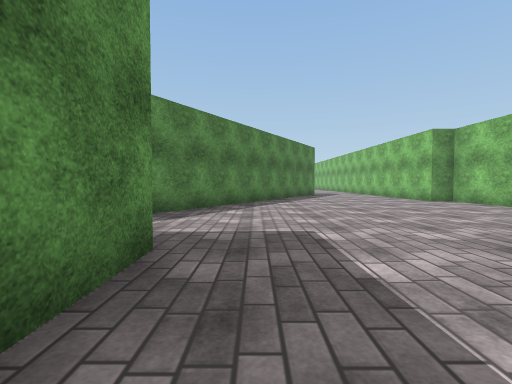
[1] (above)

17 first-person views from a walk through a 3-D level made in the Unity game engine. The camera is 1.2 m above the floor, tilts 2° down and sees 85° across. The floor is counted in squares, 2 m on a side. Each view is taken from the middle of a square. On the plan, view 1 faces up. The plan holds only what a view shows up to about 9 squares ahead; the rest is blank. The place goes on beyond the plan. The player is left out. Some animated figures are not drawn. Surface patterns are stand-ins for the level's own textures.

[2]
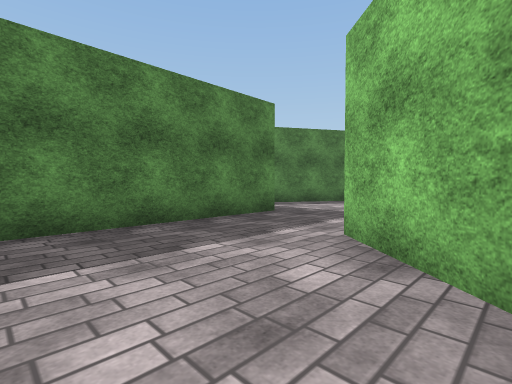

[3]
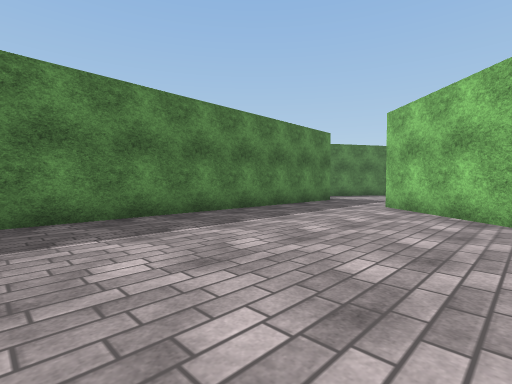

[4]
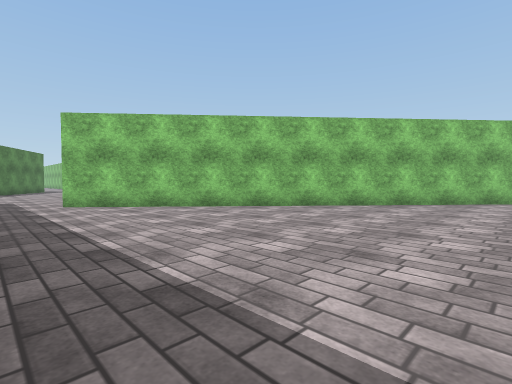

[5]
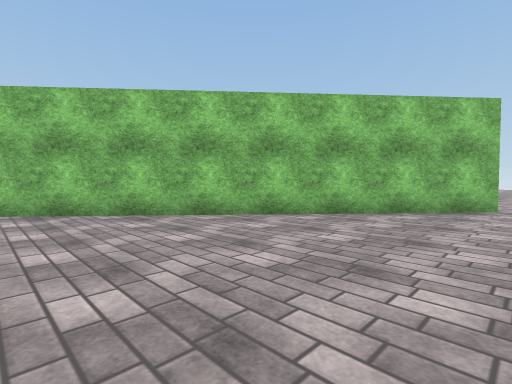

[6]
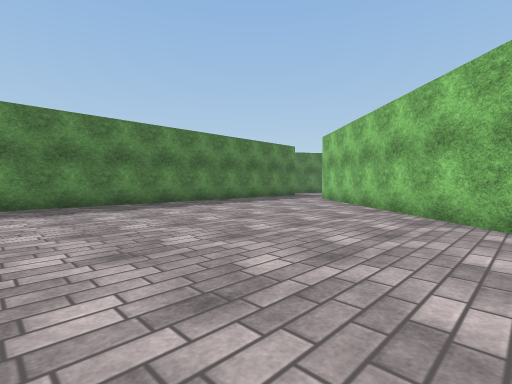

[7]
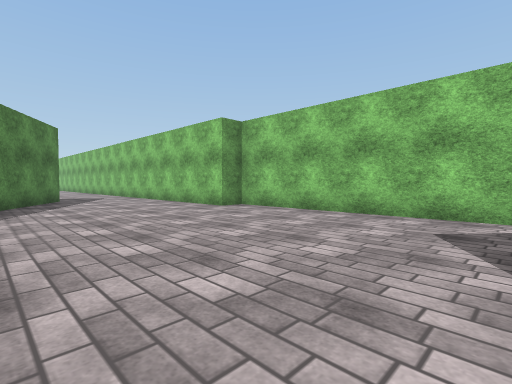

[8]
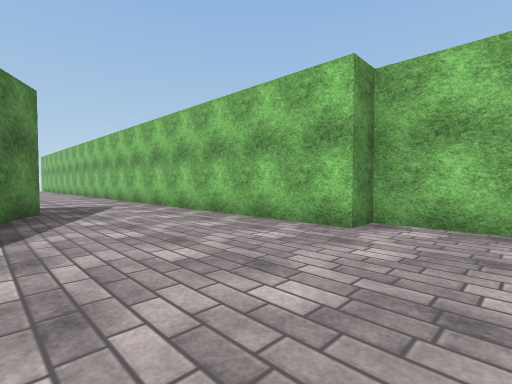

[9]
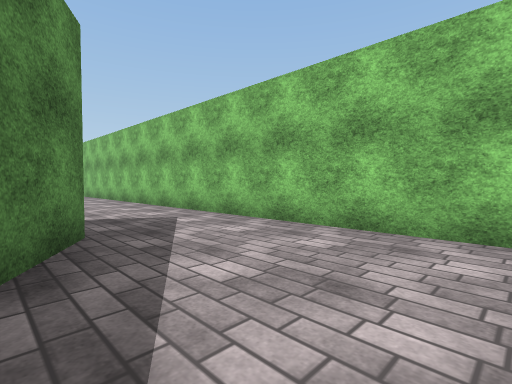

[10]
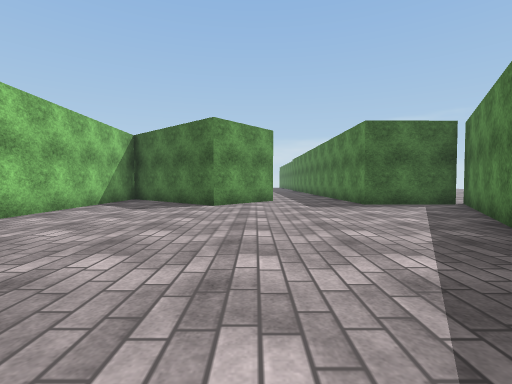

[11]
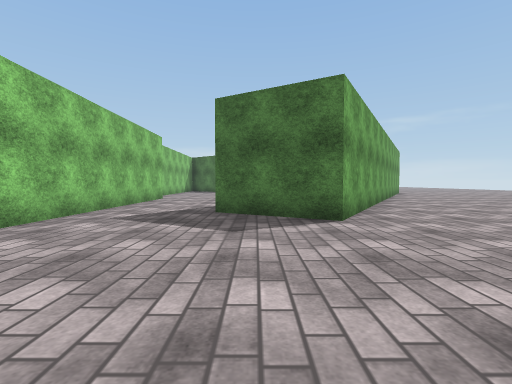

[12]
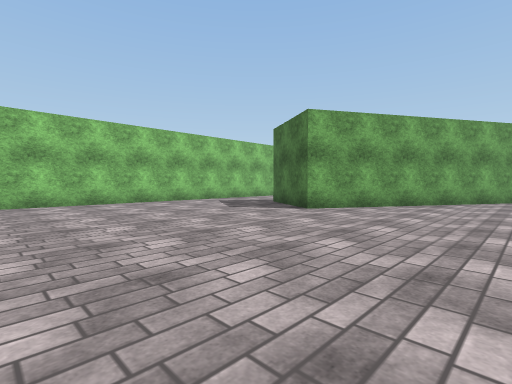

[13]
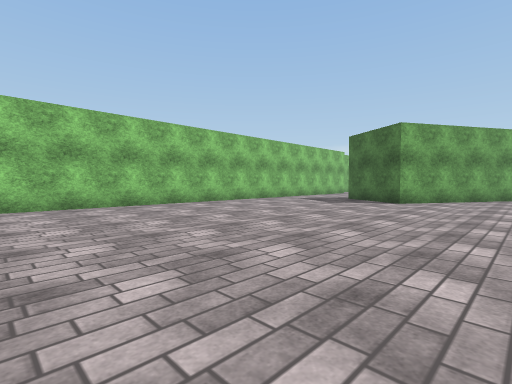

[14]
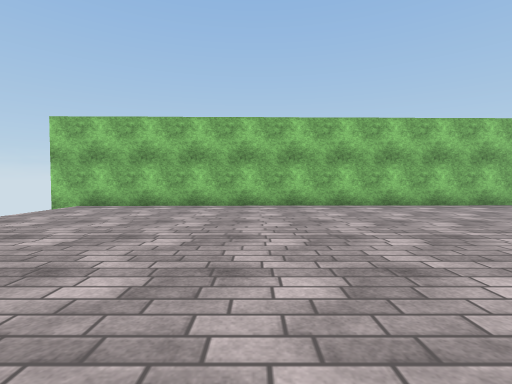

[15]
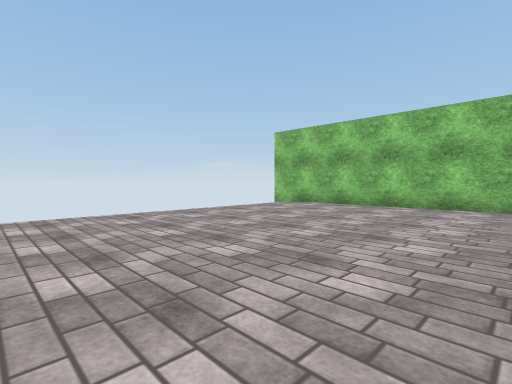

[16]
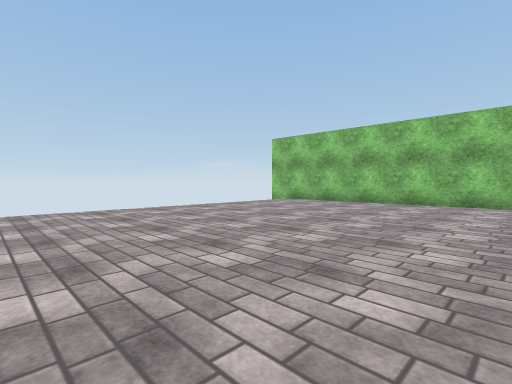

[17]
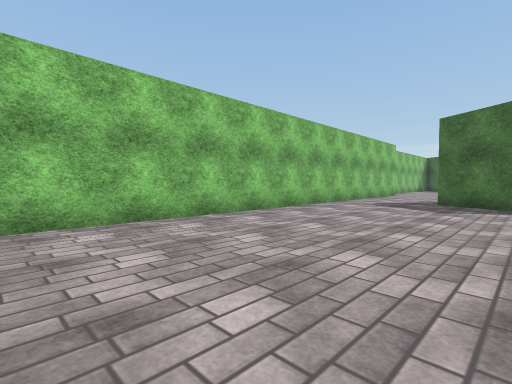

### Floor plan
Points are (right, up) in squares from view 1. A wall is a line through its corners. A room is listed if a view was taken in it or the views show most of it. See-through windows are left out.
Room 1 (views 1, 2, 3, 4, 5, 6)
walls: (-0.9, 0.5) (-0.7, -7.7); (11.3, -7.5) (1.4, 1)
ways out: opening at (0.5, 0) to room 2; opening at (11, -8)
Room 2 (views 7, 8, 9, 10, 11, 12, 13, 14, 15, 16, 17)
walls: (0.3, 9.1) (-3.7, 2.4) (-0.9, 2.5) (-0.9, 0.5); (-2.5, 9.3) (0.7, 14.7) (2.8, 13.4) (1.3, 10.8); (1.4, 1) (3.1, 2.9) (5.3, 1); (6.3, 1) (6.1, 8.7) (5.5, 8.7) (5, 30.2)
ways out: opening at (0.5, 0) to room 1

Positions as (right, up) in squares from view 1, and headings:
1: (0, 0), facing up
2: (3, -2), facing up-left
3: (4, -6), facing up-left
4: (0, -7), facing up-right
5: (4, -8), facing up-right
6: (7, -8), facing up-left
7: (1, 3), facing up-right
8: (2, 7), facing up-right
9: (2, 10), facing up-right
10: (2, 10), facing down
11: (2, 19), facing down
12: (-3, 20), facing down-right
13: (-2, 23), facing down-right
14: (-2, 25), facing right
15: (-2, 24), facing up-right
16: (-3, 23), facing up-right
17: (1, 22), facing down-right
